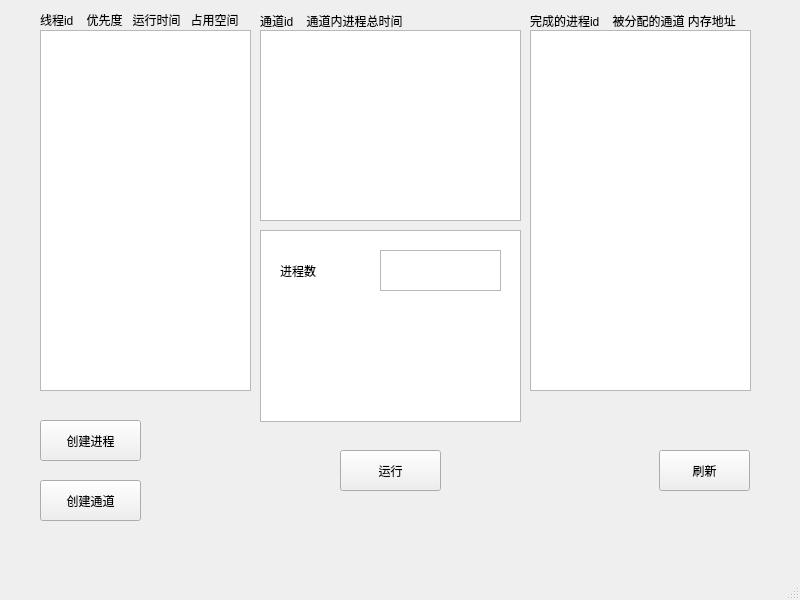
<?xml version="1.0" encoding="UTF-8"?>
<ui version="4.0">
 <class>MainWindow</class>
 <widget class="QMainWindow" name="MainWindow">
  <property name="geometry">
   <rect>
    <x>0</x>
    <y>0</y>
    <width>800</width>
    <height>600</height>
   </rect>
  </property>
  <property name="windowTitle">
   <string>MainWindow</string>
  </property>
  <widget class="QWidget" name="centralwidget">
   <widget class="QTableWidget" name="tableWidget">
    <property name="geometry">
     <rect>
      <x>260</x>
      <y>230</y>
      <width>261</width>
      <height>192</height>
     </rect>
    </property>
   </widget>
   <widget class="QLabel" name="label">
    <property name="geometry">
     <rect>
      <x>40</x>
      <y>10</y>
      <width>211</width>
      <height>20</height>
     </rect>
    </property>
    <property name="text">
     <string>线程id    优先度   运行时间   占用空间</string>
    </property>
   </widget>
   <widget class="QLabel" name="label_2">
    <property name="geometry">
     <rect>
      <x>260</x>
      <y>10</y>
      <width>281</width>
      <height>21</height>
     </rect>
    </property>
    <property name="text">
     <string>通道id    通道内进程总时间</string>
    </property>
   </widget>
   <widget class="QLabel" name="label_3">
    <property name="geometry">
     <rect>
      <x>530</x>
      <y>10</y>
      <width>231</width>
      <height>21</height>
     </rect>
    </property>
    <property name="text">
     <string>完成的进程id    被分配的通道 内存地址</string>
    </property>
   </widget>
   <widget class="QTextEdit" name="processTextLineEdit">
    <property name="geometry">
     <rect>
      <x>380</x>
      <y>250</y>
      <width>121</width>
      <height>41</height>
     </rect>
    </property>
   </widget>
   <widget class="QLabel" name="label_4">
    <property name="geometry">
     <rect>
      <x>280</x>
      <y>250</y>
      <width>71</width>
      <height>41</height>
     </rect>
    </property>
    <property name="text">
     <string>进程数</string>
    </property>
   </widget>
   <widget class="QPushButton" name="creatProcessButton">
    <property name="geometry">
     <rect>
      <x>40</x>
      <y>420</y>
      <width>101</width>
      <height>41</height>
     </rect>
    </property>
    <property name="text">
     <string>创建进程</string>
    </property>
   </widget>
   <widget class="QPushButton" name="runPushButton">
    <property name="geometry">
     <rect>
      <x>340</x>
      <y>450</y>
      <width>101</width>
      <height>41</height>
     </rect>
    </property>
    <property name="text">
     <string>运行</string>
    </property>
   </widget>
   <widget class="QPushButton" name="refreshPushButton">
    <property name="geometry">
     <rect>
      <x>659</x>
      <y>450</y>
      <width>91</width>
      <height>41</height>
     </rect>
    </property>
    <property name="text">
     <string>刷新</string>
    </property>
   </widget>
   <widget class="QPushButton" name="creatChannelPushButton">
    <property name="geometry">
     <rect>
      <x>40</x>
      <y>480</y>
      <width>101</width>
      <height>41</height>
     </rect>
    </property>
    <property name="text">
     <string>创建通道</string>
    </property>
   </widget>
   <widget class="QListWidget" name="UnfinishedProcesslistWidget">
    <property name="geometry">
     <rect>
      <x>40</x>
      <y>30</y>
      <width>211</width>
      <height>361</height>
     </rect>
    </property>
   </widget>
   <widget class="QListWidget" name="channalListWidget">
    <property name="geometry">
     <rect>
      <x>260</x>
      <y>30</y>
      <width>261</width>
      <height>191</height>
     </rect>
    </property>
   </widget>
   <widget class="QListWidget" name="finishedProcesslistWidget">
    <property name="geometry">
     <rect>
      <x>530</x>
      <y>30</y>
      <width>221</width>
      <height>361</height>
     </rect>
    </property>
   </widget>
  </widget>
  <widget class="QMenuBar" name="menubar">
   <property name="geometry">
    <rect>
     <x>0</x>
     <y>0</y>
     <width>800</width>
     <height>21</height>
    </rect>
   </property>
  </widget>
  <widget class="QStatusBar" name="statusbar"/>
 </widget>
 <resources/>
 <connections/>
</ui>
